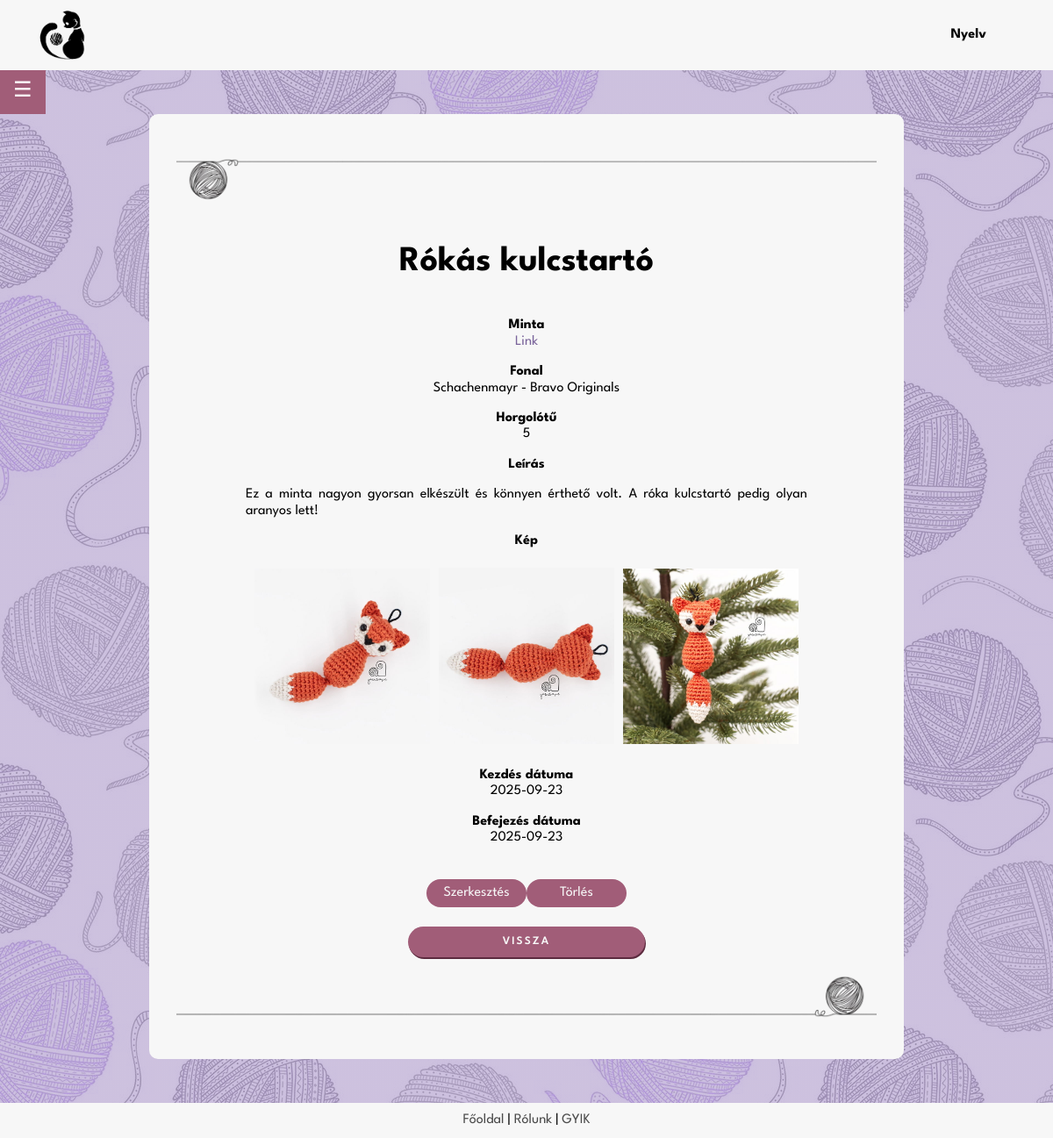
Page /project_page.php?id=99 (signed in) on the committed database.
### tables this page shows
CREATE TABLE IF NOT EXISTS `projects` (
  `uid` int NOT NULL,
  `id` int NOT NULL AUTO_INCREMENT,
  `name` varchar(255) NOT NULL,
  `pattern` varchar(1000) DEFAULT NULL,
  `yarn` varchar(255) DEFAULT NULL,
  `hook` decimal(10,0) DEFAULT NULL,
  `description` text,
  `image` varchar(255) DEFAULT NULL,
  `start` date DEFAULT NULL,
  `finish` date DEFAULT NULL,
  PRIMARY KEY (`id`),
  KEY `Userid` (`uid`)
);

CREATE TABLE IF NOT EXISTS `yarns` (
  `id` int NOT NULL AUTO_INCREMENT,
  `brand` set('Drops','Alize','DMC','Kartopu','Nako','Wolans','Yarnart','Himalaya','Schachenmayr','Scheepjes','Lana Grossa','Vlna-Hep','Gründl','Red Heart','Malabrigo','Lion Brand','Bernat','Adriafil','Berroco','Blue Sky Fibers','Caron','Cascade','Debbie Bliss','Deramores','Dream in Color','Ella Rae','Hayfield','Hoooked','James C. Brett','Juniper Moon Farm','King Cole','Knit Collage','Koigu','Lang Yarns','Lopi','McIntosh','MillaMia','Noro','Paintbox','Patons','Plymouth','Sirdar','Snuggly',' Stylecraft','Tahki','The Yarn Collective','Trendsetter','Universal','Valley','Viking Of Norway','West Yorkshire Spinners','Willow and Lark','Wool and the Gang','Yarn and Colors','Hobbii Yarn','Yarnspirations','KnitPicks','Darn Good Yarn','We Are Knitters','Gorgeous Alpacas','Papillon','Gombolyda','Urth','FibraNatura') DEFAULT NULL,
  `variety` varchar(255) NOT NULL,
  PRIMARY KEY (`id`)
);

### backend/lang.php (called while the page is built, shortened)
<?php
    function lang($str) {
        return $str;
    }
?>

### project_page.php (the view, shortened to what this page needs)
<?php
require $_SERVER['DOCUMENT_ROOT'] . '/project/backend/config.php';
require $_SERVER['DOCUMENT_ROOT'] . '/project/backend/lang.php';
$project_id = $_GET['id'];
$stmt = $conn->prepare("SELECT p.id, p.name, p.pattern, p.hook, p.description, p.image, p.start, p.finish, y.brand, y.variety FROM projects p LEFT JOIN yarns y ON p.yarn = y.id WHERE p.id = ? AND p.uid = ?");
$stmt->bind_param("ii", $project_id, $_SESSION['uid']);
$stmt->execute();
$result = $stmt->get_result();
$minta = lang('Minta');
$fonal = lang('Fonal');
$horgolotu = lang('Horgolótű');
$leiras = lang('Leírás');
$kep = lang('Kép');
$kezdes = lang('Kezdés dátuma');
$befejezes = lang('Befejezés dátuma');
$torles = lang('Törlés');
$szerkesztes = lang('Szerkesztés');
?>
<!DOCTYPE html>
<head>
    <?php
    include $_SERVER['DOCUMENT_ROOT'] . '/project/frontend/header.php';
    ?>
</head>
<body>
    <div class="page_container">
        <main class="page_content">
            <div class="main_body">
                <?php
                include $_SERVER['DOCUMENT_ROOT'] . '/project/frontend/sidebar.php';
                ?>
                <div class="main_container">
                    <img src="/project/images/yarn2.png" class="image-center">
                    <?php
                    if ($result->num_rows > 0) {
                        while ($row = $result->fetch_assoc()) {
                            echo "<div>";
                            echo "<p style='font-size:2.5em'><b>{$row['name']}</b></p>";
                            echo "<p><b>$minta</b><br><a href='{$row['pattern']}' style='text-decoration:none; color:rgb(122, 100, 155); margin-bottom:15px;' target='_blank'>Link</a></p>";
                            echo "<p style='margin-bottom:15px;'><b>$fonal</b><br>";
                            if (!empty($row['brand']) && !empty($row['variety'])) {
                                echo "{$row['brand']} - {$row['variety']}";
                            } else {
                                echo lang('Nincs megadva fonal.');
                            }
                            echo "</p>";
                            echo "<p><b>$horgolotu</b><br>{$row['hook']}</p>";
                            echo "<p style='text-align: center; '>";
                            echo "<b>$leiras</b>";
                            echo "<br>";
                            echo "<p style='text-align:justify; text-justify: inter-word; width: 80%; margin: 0 auto; white-space: pre-wrap;'>{$row['description']}</p>";
                            echo "</p>";
                            echo "<p><b>$kep</b></p>";
                            if (!empty($row['image'])) {
                                $image_paths = explode(',', $row['image']);
                                foreach ($image_paths as $image_path) {
                                    $image_path = trim($image_path);
                                    if (!empty($image_path)) {
                                        echo "<img src='{$image_path}' alt='Project image' style='max-width: 200px; height: auto; margin: 5px;'>";
                                    }
                                }
                            } else {
                                echo "<p>Nincs kép feltöltve.</p>";
                            }
                            echo "<p><b>$kezdes</b><br>{$row['start']}</p>";
                            echo "<p><b>$befejezes</b><br>{$row['finish']}</p>";
                            echo "<br>";
                            echo "<a href='/project/edit_project.php?id={$row['id']}' class='link'>$szerkesztes</a>";
                            echo "<a href='/project/backend/delete_project.php?id={$row['id']}' class='link' onclick='return confirmDelete();'>$torles</a>";
                            echo "</div>";
                        }
                    } else {
                        echo "<div style='border: 1px solid rgb(90, 90, 90) text-align=center;'><p colspan='6'>Nincs elérhető adat!</p></div>";
                    }
                    ?>
                    <br>
                    <a href="/project/my_projects.php" class="button-link">
                        <?= lang('Vissza') ?>
                    </a>
                    <img src="/project/images/yarn2flipped.png" class="image-center">
                </div>
            </div>
        </main>
    </div>
    <?php
    include $_SERVER['DOCUMENT_ROOT'] . '/project/frontend/footer.php';
    ?>
</body>
</html>

### frontend/style.css (style rules this page uses)
body { font-family: 'League Spartan'; background-image: linear-gradient( rgba(184, 167, 209, 0.7), rgba(184, 167, 209, 0.7) ), url(../images/background.png); min-height: 100vh; display:flex; flex-direction:column; }
.main_body { display: flex; justify-content: center; min-width: 40%; align-items: flex-start; gap: 20px; }
.main_container, .main_container_home { background-color: rgb(247, 247, 247); border: none; border-radius: 10px; margin: 100px 0 0 0; text-align: center; width: 800px; padding: 30px 30px 40px 30px; }
.page_container { position: relative; min-height: 95vh; flex-grow: 1; }
.page_content { padding-bottom: 50px; }
@media (max-width: 1200px) { .main_body { margin-top: 100px; } }
@media (max-width: 1200px) { .main_container, .main_container_home { margin: 30px 0 0 0; width: 800px; } }
.image-center { margin-top: 20px; margin-left: auto; margin-right: auto; height: 50px; }
.button, .button_inverse, .button-search, .button-link { font-size: small; font-weight: 600; text-transform: uppercase; letter-spacing: 2px; border: none; border-radius: 20px; font-family: 'League Spartan'; text-decoration: none; padding: 10px; }
.button, .button-link { background-color: #a15d78; color: rgb(247, 247, 247); box-shadow: 1px 2px #5c2b3f; width: 270px; }
.button-link { display: inline-block; width: 250px; }
.link { display: inline-block; color: rgb(247, 247, 247); text-decoration: none; background-color: #a15d78; padding: 7px; border-radius: 30px; margin: 3px 0; width: 100px; }
:root { --sac: 'Monoton', cursive; --comf: 'Comfortaa', cursive; --dark: #1c1c1c; --light: rgb(247, 247, 247); --lilac: rgb(121, 105, 146); }

### rows in the picture
projects: name "Rókás kulcstartó", yarns.brand "Schachenmayr", yarns.variety "Bravo Originals", hook "5", description "Ez a minta nagyon gyorsan elkészült és könnyen érthető volt. A róka kulcstartó pedig olyan aranyos lett!", image (picture), start "2025-09-23", finish "2025-09-23"

### other values in the picture
lang('Nyelv') "Nyelv"
lang('Vissza') "VISSZA"
lang('Főoldal') "Főoldal"
lang('Rólunk') "Rólunk"
lang('GYIK') "GYIK"
